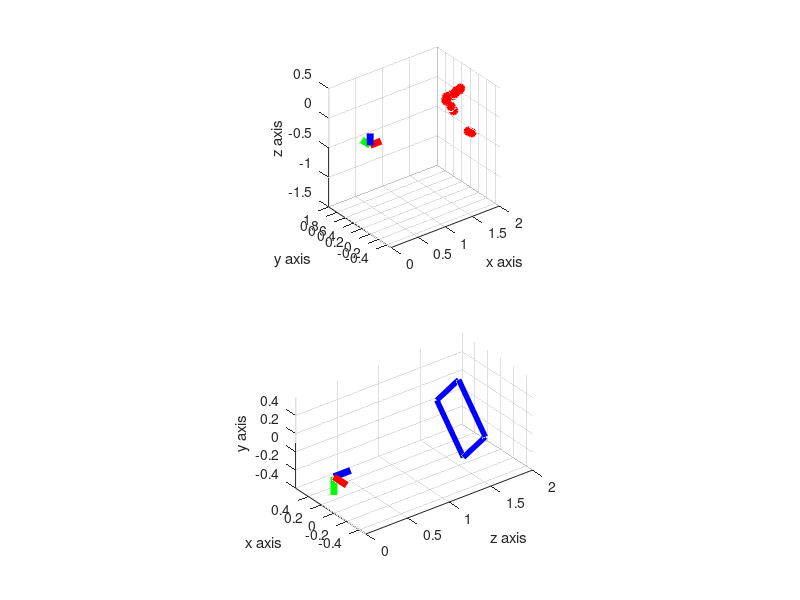
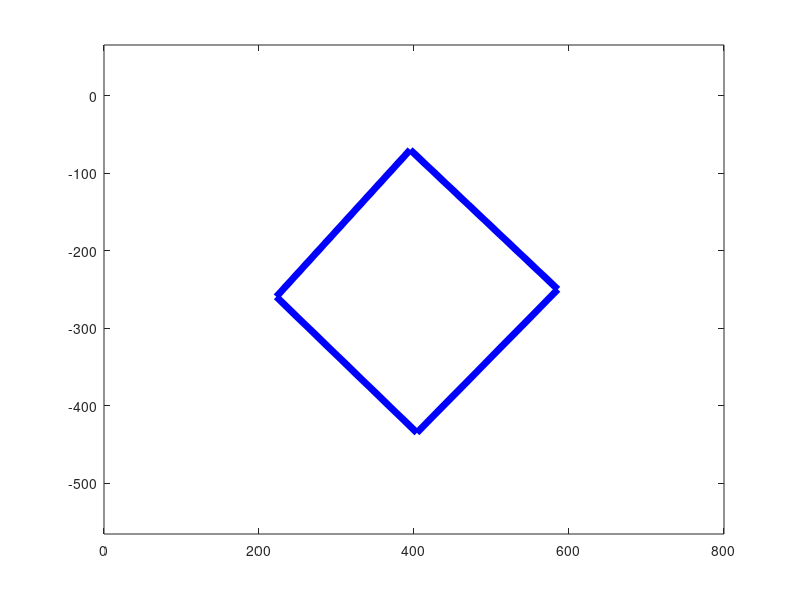

Here is the MATLAB script that generated these plots, in order: (Note: this script raises an error after producing the figures.)
close all;
points3dP = csvread('points3dplane.csv');
point3dPEdges = csvread('points3dplane_edges.csv');

xP = points3dP(:, 1);
yP = points3dP(:, 2);
zP = points3dP(:, 3);

xPE = point3dPEdges(:, 1);
yPE = point3dPEdges(:, 2);
zPE = point3dPEdges(:, 3);

subplot(211)
plot3(xP, yP, zP, '.', 'LineWidth',2,...
    'MarkerSize',10,...
    'MarkerEdgeColor','b',...
    'MarkerFaceColor',[0.5,0.5,0.5]);
hold on;
plot3(xPE, yPE, zPE, 'o', 'LineWidth',2,...
    'MarkerSize',5,...
    'MarkerEdgeColor','r',...
    'MarkerFaceColor',[1,0,0]);
hold on;


origin = [0, 0, 0];
x =[0.2, 0, 0];
y =[0, 0.2, 0];
z =[0, 0, 0.2];

axis_pts_x = [origin; x];
axis_pts_y = [origin; y];
axis_pts_z = [origin; z];

plot3(axis_pts_x(:, 1), axis_pts_x(:, 2), axis_pts_x(:, 3), 'LineWidth', 5, 'r');
hold on;
plot3(axis_pts_y(:, 1), axis_pts_y(:, 2), axis_pts_y(:, 3), 'LineWidth', 5, 'g');
hold on;
plot3(axis_pts_z(:, 1), axis_pts_z(:, 2), axis_pts_z(:, 3), 'LineWidth', 5, 'b');
hold off;

axis equal
grid;
xlim([0, 2]);
ylim([-0.5, 1]);
xlabel('x axis');
ylabel('y axis');
zlabel('z axis');

%%

C_R_W = [-0.6873012813551714, 0.7211890857465928, -0.08662130943095533;
          0.7200546825526566, 0.6921555308862722, 0.04941634544901293;
          0.09559394741055835, -0.02840816191760558, -0.995014961472907];
C_t_W = [-0.0005398960451074554; -0.540902862512962; 1.498845076463349];  

C_T_W = eye(4);
C_T_W(1:3, 1:3) = C_R_W;
C_T_W(1:3, 4) = C_t_W; 
C1_T_C = [0  0 1 0; 
         -1  0 0 0; 
          0 -1 0 0; 
          0  0 0 1]; 
side_len = 0.608;
objectPts_W = [0, 0, 0, 1; 
               0, side_len, 0, 1; 
               side_len, side_len, 0, 1;
               side_len, 0, 0, 1]';
               
fx = 6.4372590342756985e+02;
fy = 6.4372590342756985e+02;
cx = 3.9534097290039062e+02;
cy = 3.0199901199340820e+02;
K = [fx, 0, cx; 0, fy, cy; 0, 0, 1];
objectPts_C = C1_T_C*C_T_W*objectPts_W;
objectPts_C = objectPts_C(1:3, 1:4);

objectPts_C = objectPts_C'
objectPts_C = [objectPts_C; objectPts_C(1, :)];
x = objectPts_C(:, 1);
y = objectPts_C(:, 2);
z = objectPts_C(:, 3);
subplot(212)
plot3(x, y, z, 'LineWidth', 4, 'b');
hold on;
origin = [0, 0, 0];
x =[0.2, 0, 0];
y =[0, -0.2, 0];
z =[0, 0, -0.2];

axis_pts_x = [origin; x];
axis_pts_y = [origin; y];
axis_pts_z = [origin; z];
plot3(axis_pts_x(:, 1), axis_pts_x(:, 2), axis_pts_x(:, 3), 'LineWidth', 5, 'b');
hold on;
plot3(axis_pts_y(:, 1), axis_pts_y(:, 2), axis_pts_y(:, 3), 'LineWidth', 5, 'r');
hold on;
plot3(axis_pts_z(:, 1), axis_pts_z(:, 2), axis_pts_z(:, 3), 'LineWidth', 5, 'g');
hold on;

axis equal;
grid;
xlim([0, 2]);
ylim([-0.5, 0.6]);
zlim([-0.4, 0.6]);
xlabel('z axis');
ylabel('x axis');
zlabel('y axis');

%% 
pixel_values = K*C_T_W(1:3, 1:4)*objectPts_W;
pixel_values = pixel_values./pixel_values(3,:)

u = pixel_values(1, :);
v = pixel_values(2, :);

u = [u, u(1)];
v = [v, v(1)];
figure(3)
plot(u, -v, 'LineWidth', 5, 'b')
axis equal;
xlim([0, 800]);
ylim([0, -592]);


          

